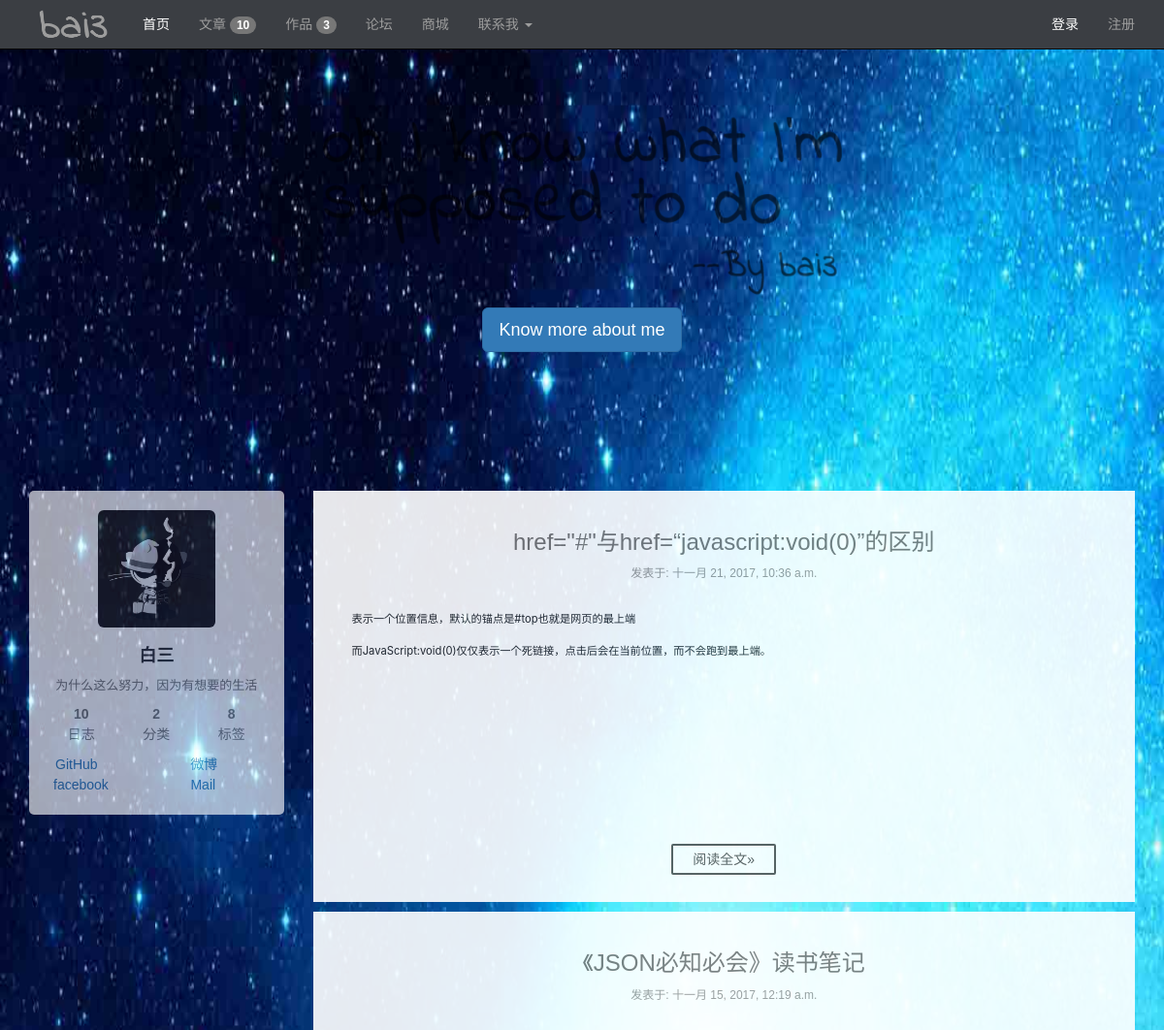
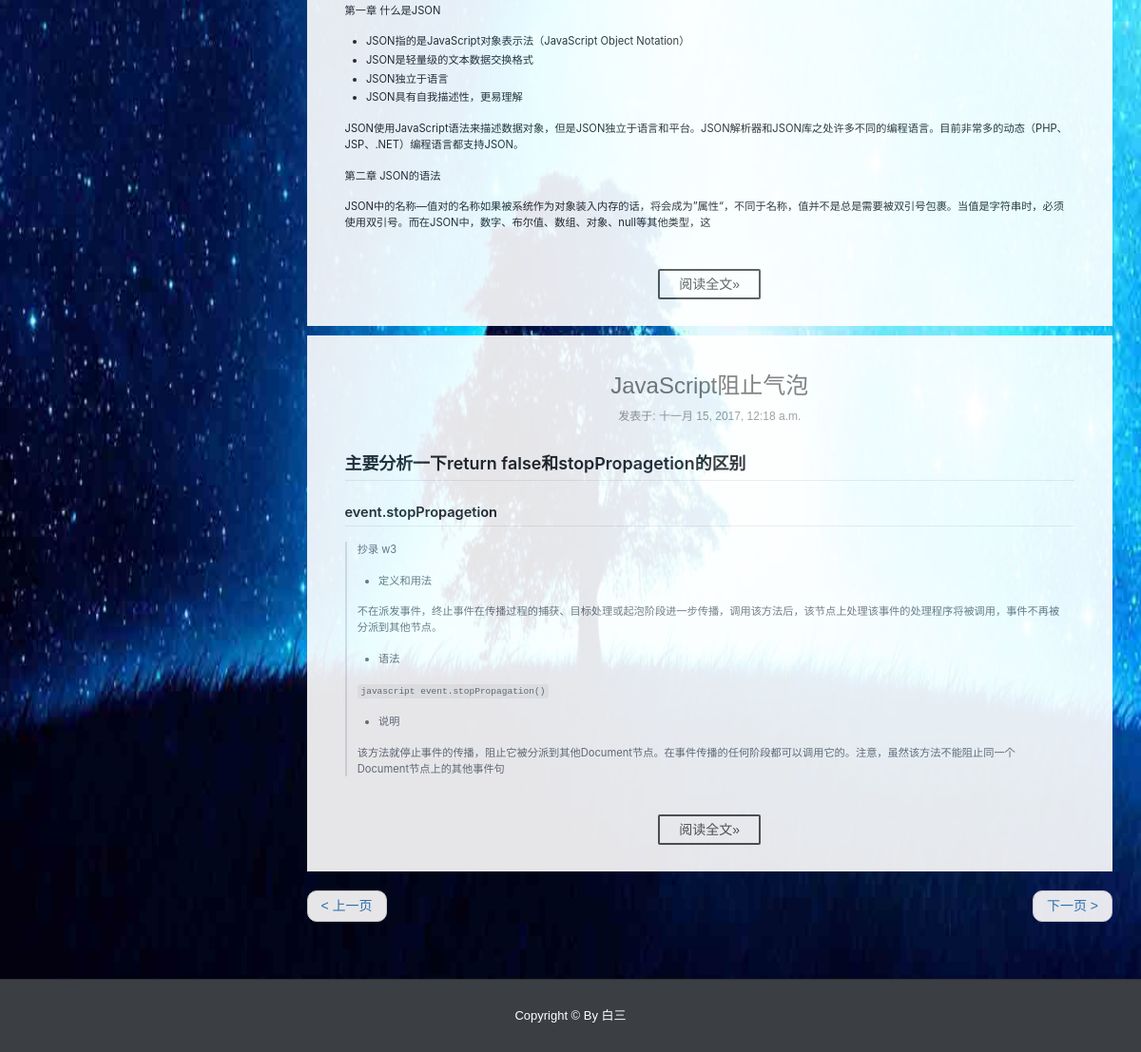
/?page=3, run on the app's committed database (2 pictures, top to bottom).
### index/models.py (models this page shows, shortened)
class Article(models.Model):
    title = models.CharField(max_length=100, verbose_name="文章标题")
    type = models.CharField(max_length=20, default='note', verbose_name="文章类别")
    tag = models.CharField(max_length=100, verbose_name="文章标签")
    pub_time = models.DateTimeField(default=timezone.now, verbose_name="文章创建时间")
    body = models.TextField(verbose_name="文章内容")
    class Meta:
        ordering = ('-pub_time',)

### index/views.py (the view)
# urls.py: url(r'^$', index),
def index(request):
    total = common()
    light = 1
    template = get_template('index/index.html')
    articles = Article.objects.all()
    for article in articles:
        article.body = markdown(article.body)
    paginator = Paginator(articles, 3)
    page = request.GET.get('page')
    try:
        articles = paginator.page(page)
    except PageNotAnInteger:
        articles = paginator.page(1)
    except EmptyPage:
        articles = paginator.page(paginator.num_pages)
    html = template.render(locals())
    return HttpResponse(html)

### index/views.py (called while the page is built)
def common():
    work_total = Work.objects.count()
    amount = Article.objects.count()
    tag_amount = Article.objects.values('tag').distinct().count()
    type_amount = Article.objects.values('type').distinct().count()
    return work_total, amount, tag_amount, type_amount

### index/templates/index/index.html (shortened to what this page needs)
{% extends 'index/base.html' %}
{% block css %}
    <link rel="stylesheet" href="/static/css/common/markdown.css">
{% endblock %}
{% block banner %}
    <div class="jumbotron" style="background: none;margin-top: 50px ">
        <h1>
            <img src="/static/img/common/header.svg" class="img-responsive center-block" style="opacity: .6;width: 627px;">
        </h1>
        <p style="text-align: center"><a class="btn btn-primary btn-lg" href="javascript: alert('简历的github被我删了，以后补齐。')" role="button" target="_blank">Know more about me</a></p>
    </div>
{% endblock %}
{%  block content %}
    {% block aside %}{% include 'index/aside.html' %}{% endblock %}
    {% block main %}
        <main  class="col-md-9" >
            {% for article in articles %}
            <article>
                <header style="margin-bottom: 30px">
                    <h3 class="text-center">
                        <a href="/article/{{ article.id }}" class="text-muted">
                            {{ article.title }}
                        </a>
                    </h3>
                    <div class="text-center" style="color: #999;font-family: 'PingFang SC', 'Microsoft YaHei', sans-serif;font-size: 12px;">
                        发表于: {{ article.pub_time }}
                    </div>
                </header>
                <div class="body markdown-body" style="overflow-y: hidden;min-height: 200px">
                    {{ article.body | truncatechars:400| safe }}
                </div>
                <div class="footer text-center" >
                    <a href="/article/{{ article.id }}" class="btn-readmore" role="button">阅读全文»</a>
                </div>
            </article>
            {% endfor %}
            <nav>
                <ul class="pager">
                    {% if articles.has_previous %}
                    <li class="previous"><a  href="?page={{ articles.previous_page_number }}"><span aria-hidden="true"><</span> 上一页</a></li>
                    {% endif %}
                    {% if articles.has_next %}
                    <li class="next"><a href="?page={{ articles.next_page_number }}">下一页 <span aria-hidden="true">></span></a></li>
                    {% endif %}
                </ul>
            </nav>
        </main>
    {% endblock %}
{% endblock %}

### static/css/index/index.css (style rules this page uses)
body { font: 14px/1.5 "PingFang SC", "Microsoft YaHei", sans-serif; background-color: #ebebeb; background: url('../../img/common/bak2.jpg') no-repeat ; background-size: 100% 100%; background-attachment: fixed; }
article { background: #fff; padding: 20px 10px; margin-bottom: 10px; }
.footer .btn-readmore { color: #555; display: inline-block; padding: 0 20px; font-size: 14px; background: #fff; border-radius: 2px; line-height: 2; margin: 0 4px 8px 4px; border: 2px solid #555; text-decoration: none; transition-property: background-color; transition-duration: 0.2s; transition-timing-function: ease-in-out; transition-delay: 0s; }
article .body { padding: 0 3rem; margin-bottom: 40px; font-size: 0.8em; }
.markdown-body { font-size: 1em; }

### static/css/common/markdown.css (style rules this page uses)
.markdown-body { -ms-text-size-adjust: 100%; -webkit-text-size-adjust: 100%; line-height: 1.5; color: #24292e; font-family: -apple-system, BlinkMacSystemFont, "Segoe UI", Helvetica, Arial, sans-serif, "Apple Color Emoji", "Segoe UI Emoji", "Segoe UI Symbol"; font-size: 16px; line-height: 1.5; word-wrap: break-word; }
.markdown-body h1 { font-size: 2em; margin: 0.67em 0; }
.markdown-body code, .markdown-body kbd, .markdown-body pre { font-family: monospace, monospace; font-size: 1em; }
.markdown-body * { box-sizing: border-box; }
.markdown-body h1, .markdown-body h2, .markdown-body h3, .markdown-body h4, .markdown-body h5, .markdown-body h6 { margin-top: 0; margin-bottom: 0; }
.markdown-body h1 { font-size: 24px; font-weight: 600; }
.markdown-body h2 { font-size: 20px; font-weight: 600; }
.markdown-body p { margin-top: 0; margin-bottom: 10px; }
.markdown-body blockquote { margin: 0; font-size: 1em; }
.markdown-body ul, .markdown-body ol { padding-left: 0; margin-top: 0; margin-bottom: 0; }
.markdown-body code { font-family: "SFMono-Regular", Consolas, "Liberation Mono", Menlo, Courier, monospace; font-size: 12px; }
.markdown-body::before { display: table; content: ""; }
.markdown-body::after { display: table; clear: both; content: ""; }
.markdown-body>*:first-child { margin-top: 0 !important; }
.markdown-body>*:last-child { margin-bottom: 0 !important; }
.markdown-body p, .markdown-body blockquote, .markdown-body ul, .markdown-body ol, .markdown-body dl, .markdown-body table, .markdown-body pre { margin-top: 0; margin-bottom: 16px; }
.markdown-body blockquote { padding: 0 1em; color: #6a737d; border-left: 0.25em solid #dfe2e5; }
.markdown-body blockquote>:first-child { margin-top: 0; }
.markdown-body blockquote>:last-child { margin-bottom: 0; }
.markdown-body h1, .markdown-body h2, .markdown-body h3, .markdown-body h4, .markdown-body h5, .markdown-body h6 { margin-top: 24px; margin-bottom: 16px; font-weight: 600; line-height: 1.25; }
.markdown-body h1 { padding-bottom: 0.3em; font-size: 1.6em; border-bottom: 1px solid #eaecef; }
.markdown-body h2 { padding-bottom: 0.3em; font-size: 1.3em; border-bottom: 1px solid #eaecef; }
.markdown-body ul, .markdown-body ol { padding-left: 2em; }
.markdown-body li+li { margin-top: 0.25em; }
.markdown-body code { padding: 0; padding-top: 0.2em; padding-bottom: 0.2em; margin: 0; font-size: 85%; background-color: rgba(27,31,35,0.05); border-radius: 3px; }
.markdown-body code::before, .markdown-body code::after { letter-spacing: -0.2em; content: "\00a0"; }

### data on the page
Article: title "href=\"#\"与href=“javascript:void(0)”的区别", pub_time "十一月 21, 2017, 10:36 a.m.", body "表示一个位置信息，默认的锚点是#top也就是网页的最上端 而JavaScript:void(0)仅仅表示一个死链接，点击后会在当前位置，而不会跑到最上端。"
Article: title "《JSON必知必会》读书笔记", pub_time "十一月 15, 2017, 12:19 a.m.", body "第一章 什么是JSON JSON指的是JavaScript对象表示法（JavaScript Object Notation） JSON是轻量级的文本数据交换格式 JSON独立于语言 JSON具有自我描述性，更易理解 JSON使用JavaScript语法来描述数据对象，但是JSON独立于语言和平台。JSON解析器和JSON库之处许多不同的编程语言。目前非常多的动态（PHP、JSP、.NET）编程语言都支持JSON。 第二章 JSON的语法 JSON中的名称—值对的名称如果被系统作为对象装入内存的话，将会成为”属性“，不同于名称，值并不是总是需要被双引号包裹。当值是字符串时，必须使用双引号。而在JSON中，数字、布尔值、数组、对象、null等其他类型，这"
Article: title "JavaScript阻止气泡", pub_time "十一月 15, 2017, 12:18 a.m.", body "主要分析一下return false和stopPropagetion的区别 event.stopPropagetion 抄录 w3 定义和用法 不在派发事件，终止事件在传播过程的捕获、目标处理或起泡阶段进一步传播，调用该方法后，该节点上处理该事件的处理程序将被调用，事件不再被分派到其他节点。 语法 javascript event.stopPropagation() 说明 该方法就停止事件的传播，阻止它被分派到其他Document节点。在事件传播的任何阶段都可以调用它的。注意，虽然该方法不能阻止同一个Document节点上的其他事件句"

### other printed values
{{ total.1 }} "10"
{{ total.0 }} "3"
{{ total.3 }} "2"
{{ total.2 }} "8"
